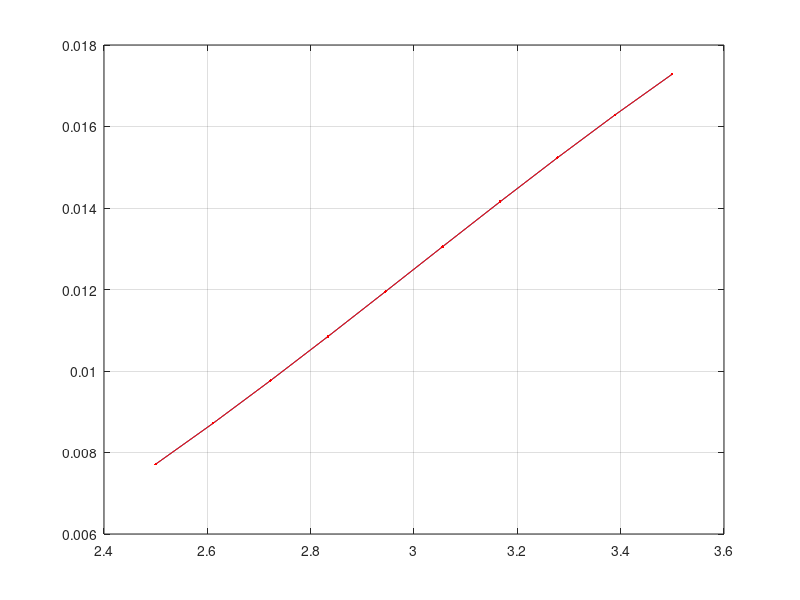

MATLAB code for this plot:
%tester
clear all
close all
clc

   Mu_Vec = linspace(2.5,3.5,10);
        for i = 1:length(Mu_Vec)
            P(i) = (1-normcdf(3,Mu_Vec(i),1))/40;
        end
   A_vec = linspace(2.5,3.5,10)
          for i = 1:length(Mu_Vec)
            Q(i) = (normcdf(A_vec(i),3,1))/40;
        end
       plot(Mu_Vec,P,'.-'); hold on
       plot(A_vec,Q,'r.-'); grid on
